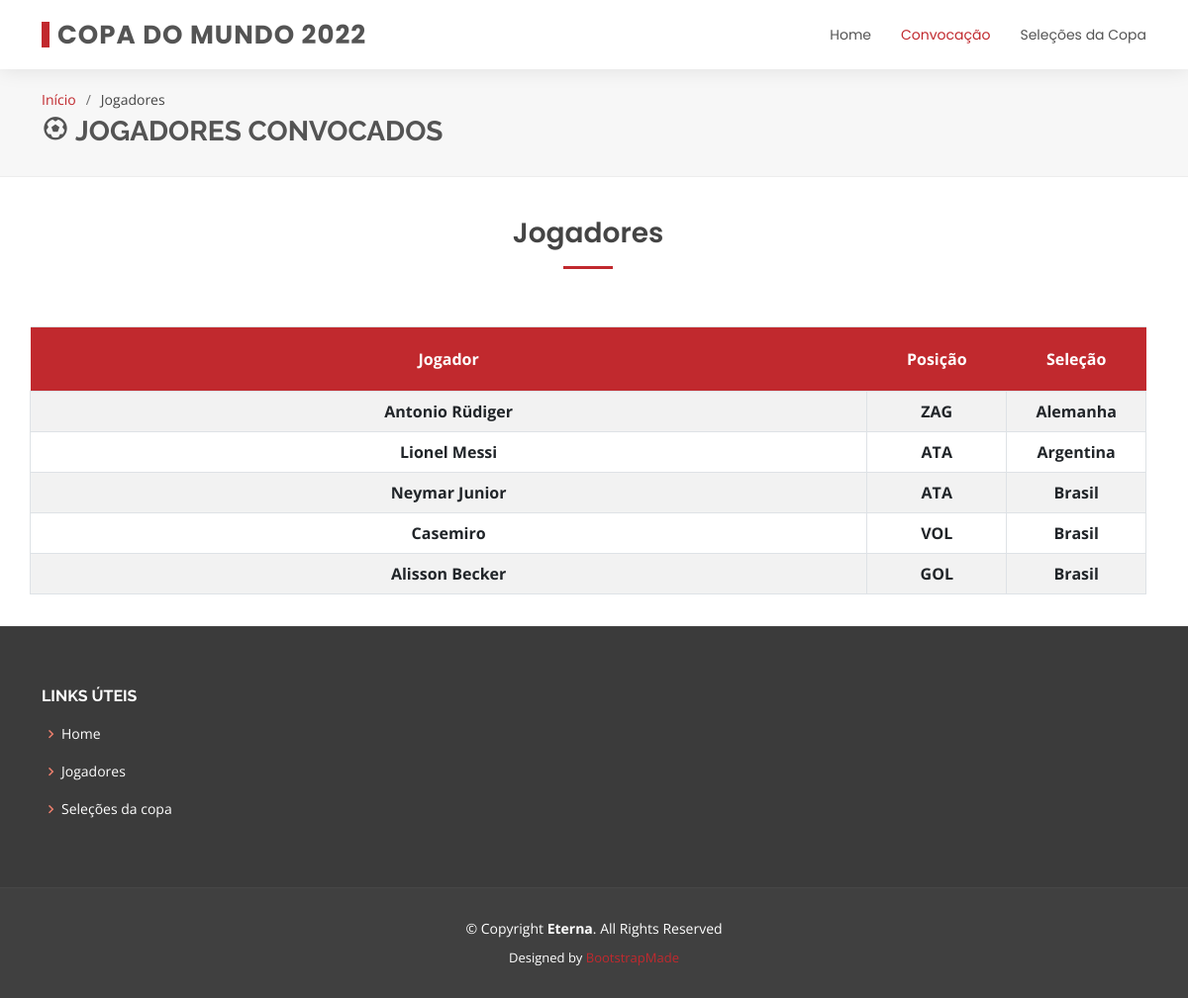
Screenshot of /jogadores.php with the database file from the repository.
### tables this page shows
CREATE TABLE `Jogadores` (
  `id` int(11) NOT NULL,
  `nome` varchar(32) NOT NULL,
  `posicao` int(10) NOT NULL,
  `selecao` int(10) NOT NULL,
  `dtCadastro` date NOT NULL
);

CREATE TABLE `Posicoes` (
  `id` int(11) NOT NULL,
  `posicao` varchar(3) NOT NULL,
  `dtCadastro` date NOT NULL
);

CREATE TABLE `Selecoes` (
  `id` int(11) NOT NULL,
  `pais` varchar(60) NOT NULL,
  `sigla` varchar(10) NOT NULL,
  `dtCadastro` date NOT NULL
);

### jogadores.php (the view, shortened to what this page needs)
<!DOCTYPE html>
<html lang="en">
<head>
  <link href="assets/vendor/animate.css/animate.min.css" rel="stylesheet">
  <link href="assets/vendor/bootstrap/css/bootstrap.min.css" rel="stylesheet">
  <link href="assets/vendor/bootstrap-icons/bootstrap-icons.css" rel="stylesheet">
  <link href="assets/vendor/boxicons/css/boxicons.min.css" rel="stylesheet">
  <link href="assets/vendor/glightbox/css/glightbox.min.css" rel="stylesheet">
  <link href="assets/vendor/swiper/swiper-bundle.min.css" rel="stylesheet">
  <link href="assets/css/style.css" rel="stylesheet">
</head>
<body>
  <?php include_once("header.php"); ?>
          <section id="breadcrumbs" class="breadcrumbs">
        <div class="container">
          <ol>
            <li><a href="index.php">Início</a></li>
            <li>Jogadores</li>
          </ol>
          <h2><i class='bx bx-football'></i> JOGADORES CONVOCADOS</h2>
        </div>
    </section>
  <?php
    include_once("php/conexao.php");
    $query = "SELECT J.nome, P.posicao, S.pais FROM Jogadores J
    INNER JOIN Posicoes P ON P.id = J.posicao
    INNER JOIN Selecoes S ON S.id = J.selecao
    ORDER BY S.pais";
    $query_jogadores = mysqli_query($conexao, $query);
  ?>
  <div class="list-group container text-center">
        <h6><?php
                echo '<div class="section-title">
                <h2>Jogadores</h2>
              </div>';
              ?>
        </h6>
    <div class="table-responsive mb-3">
		<table class="table table-striped table-bordered table-hover container-lg tb-selecoes">
			<thead class="thead-primary">
				<tr>
                    <th class="align-middle">Jogador</th>
                    <th class="align-middle">Posição</th>
                    <th class="align-middle">Seleção</th>
				</tr>
			</thead>
			<tbody>
				<?php
				while($exibe = mysqli_fetch_array($query_jogadores)){
					?>
					<tr>
                        <td class="col-9 fw-bold">
                            <?=$exibe['nome']?>
                        </td>
                        <td class="fw-bold">
                            <?=$exibe['posicao']?>
                        </td>
                        <td class="fw-bold">
                            <?=$exibe['pais']?>
                        </td>
					</tr>
				<?php
				} ?>
			</tbody>
		</table>
    </div>
            </div>
  <?php include_once("footer.php"); ?>
</body>
</html>

### header.php (shortened to what this page needs)
<?php
  $page = basename($_SERVER['PHP_SELF']);
?>
  <header id="header" class="d-flex align-items-center">
    <div class="container d-flex justify-content-between align-items-center">
      <div class="logo">
        <h1><a href="index.php">Copa do mundo 2022</a></h1>
      </div>
      <nav id="navbar" class="navbar">
        <ul>
          <li><a href="index.php" class="<?=($page == 'index.php') ? 'active' : ''?>">Home</a></li>
          <li><a href="jogadores.php" class="<?=($page == 'jogadores.php') ? 'active' : ''?>">Convocação</a></li>
          <li><a href="selecoes.php" class="<?=($page == 'selecoes.php') ? 'active' : ''?>">Seleções da Copa</a></li>
        </ul>
      </nav>
    </div>
  </header>

### footer.php
<footer id="footer">
<div class="footer-top">
  <div class="container">
    <div class="row">
      <div class="col-lg-3 col-md-6 footer-links">
        <h4>Links úteis</h4>
        <ul>
          <li><i class="bx bx-chevron-right"></i> <a href="home.php">Home</a></li>
          <li><i class="bx bx-chevron-right"></i> <a href="jogadores.php">Jogadores</a></li>
          <li><i class="bx bx-chevron-right"></i> <a href="selecoes.php">Seleções da copa</a></li>
        </ul>
      </div>
    </div>
  </div>
</div>
<div class="container">
  <div class="copyright">
    &copy; Copyright <strong><span>Eterna</span></strong>. All Rights Reserved
  </div>
  <div class="credits">
    Designed by <a href="https://bootstrapmade.com/">BootstrapMade</a>
  </div>
</div>
</footer>

### assets/css/style.css (style rules this page uses)
body { font-family: "Open Sans", sans-serif; color: #444444; }
a { color: #C1292E; text-decoration: none; }
h1, h2, h3, h4, h5, h6 { font-family: "Raleway", sans-serif; }
#header { height: 70px; transition: all 0.5s; z-index: 997; transition: all 0.5s; background: #fff; box-shadow: 0px 0px 20px 0px rgba(0, 0, 0, 0.1); }
#header .logo h1 { font-size: 26px; padding: 0 0 0 8px; margin: 11px 0; line-height: 1; font-weight: 700; letter-spacing: 1px; text-transform: uppercase; font-family: "Poppins", sans-serif; border-left: 8px solid #C1292E; }
#header .logo h1 a, #header .logo h1 a:hover { color: #545454; text-decoration: none; }
.scrolled-offset { margin-top: 70px; }
.navbar { padding: 0; }
.navbar ul { margin: 0; padding: 0; display: flex; list-style: none; align-items: center; }
.navbar li { position: relative; }
.navbar a, .navbar a:focus { display: flex; align-items: center; justify-content: space-between; padding: 10px 0 10px 30px; font-family: "Poppins", sans-serif; font-size: 14px; color: #545454; white-space: nowrap; transition: 0.3s; }
.navbar a:hover, .navbar .active, .navbar .active:focus, .navbar li:hover>a { color: #C1292E; }
section { padding: 0 0 80px 0; }
.section-title { text-align: center; padding-bottom: 30px; }
.section-title h2 { font-size: 28px; font-weight: 600; margin-bottom: 20px; padding-bottom: 20px; position: relative; font-family: "Poppins", sans-serif; }
.section-title h2::after { content: ""; position: absolute; display: block; width: 50px; height: 3px; background: #C1292E; bottom: 0; left: calc(50% - 25px); }
.breadcrumbs { padding: 20px 0 20px 0; background: #f7f7f7; border-bottom: 1px solid #ededed; margin-bottom: 40px; }
.breadcrumbs h2 { font-size: 28px; font-weight: 700; color: #545454; }
.breadcrumbs ol { display: flex; flex-wrap: wrap; list-style: none; padding: 0 0 5px 0; margin: 0; font-size: 14px; }
.breadcrumbs ol li+li { padding-left: 10px; }
.breadcrumbs ol li+li::before { display: inline-block; padding-right: 10px; color: #6e6e6e; content: "/"; }
#footer { background: #404040; padding: 0 0 30px 0; color: #fff; font-size: 14px; }
#footer .footer-top { background: #3b3b3b; border-top: 1px solid #474747; border-bottom: 1px solid #474747; padding: 60px 0 30px 0; }
#footer .footer-top h4 { font-size: 16px; font-weight: bold; color: #fff; text-transform: uppercase; position: relative; padding-bottom: 12px; }
#footer .footer-top .footer-links { margin-bottom: 30px; }
#footer .footer-top .footer-links ul { list-style: none; padding: 0; margin: 0; }
#footer .footer-top .footer-links ul i { padding-right: 2px; color: #ec7f6d; font-size: 18px; line-height: 1; }
#footer .footer-top .footer-links ul li { padding: 10px 0; display: flex; align-items: center; }
#footer .footer-top .footer-links ul li:first-child { padding-top: 0; }
#footer .footer-top .footer-links ul a { color: #fff; transition: 0.3s; display: inline-block; line-height: 1; }
#footer .copyright { text-align: center; padding-top: 30px; }
#footer .credits { padding-top: 10px; text-align: center; font-size: 13px; color: #fff; }
.tb-selecoes thead.thead-primary { background: #C1292E; }
.tb-selecoes thead th { border: none; padding: 20px; font-size: 16px; color: #fff; }

### rows the page displays
jogadores: nome "Antonio Rüdiger", posicoes.posicao "ZAG", selecoes.pais "Alemanha"
jogadores: nome "Lionel Messi", posicoes.posicao "ATA", selecoes.pais "Argentina"
jogadores: nome "Neymar Junior", posicoes.posicao "ATA", selecoes.pais "Brasil"
jogadores: nome "Casemiro", posicoes.posicao "VOL", selecoes.pais "Brasil"
jogadores: nome "Alisson Becker", posicoes.posicao "GOL", selecoes.pais "Brasil"
